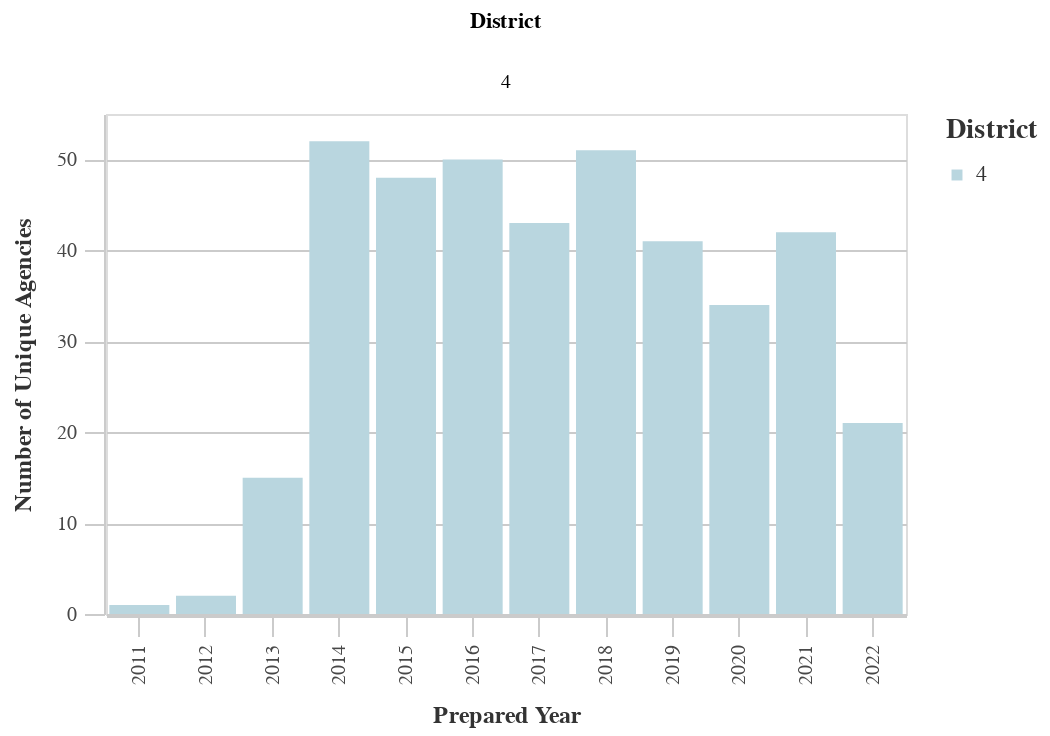

The code cell stored with this chart in its notebook:
### Code cell
#Unique Prefixes by Dist
dist_years_prefix = ((
        df
        >> group_by(_.prepared_y, _.dist)
        >> summarize(n=_.prefix.nunique())
        >> arrange(-_.prepared_y)
    ).rename(columns={'dist':'District', 'n':'Count'}))

chart11 = (alt.Chart(dist_years_prefix).mark_bar().encode(
        column='District:N',
        x=alt.X('prepared_y:O', title='Prepared Year'),
        y=alt.Y('Count:Q', title='Number of Unique Agencies'),
        color = alt.Color("District:N", 
                              scale=alt.Scale(
                                  range=altair_utils.CALITP_SEQUENTIAL_COLORS),  
                               legend=alt.Legend(title="District")
                              )
                              ))
chart11 = styleguide.preset_chart_config(chart11)
chart11 = _dla_utils.add_tooltip(chart11, 'prepared_y','Count')
    
display(HTML("<h4><strong>Number of Unique Prefix Codes by District</strong></h4>"))
display(chart11)

### Figure 1 — Vega-Lite specification as saved in the notebook (floating-point values rounded to 4 significant figures)
{"config": {"view": {"continuousWidth": 400, "continuousHeight": 300}, "axis": {"domainColor": "#cbcbcb", "grid": true, "gridColor": "#cbcbcb", "gridWidth": 1, "labelColor": "#474747", "labelFont": "Nunito Sans", "labelFontSize": 10, "labelPadding": 4, "tickColor": "#cbcbcb", "tickSize": 10, "titleColor": "#333", "titleFont": "Raleway", "titleFontSize": 12, "titlePadding": 10}, "axisBand": {"grid": false}, "background": "white", "font": "Raleway", "header": {"labelFont": "Nunito Sans", "titleFont": "Raleway"}, "legend": {"labelColor": "#333", "labelFont": "Nunito Sans", "labelFontSize": 11, "labelLimit": 0, "padding": 1, "symbolSize": 30, "symbolType": "square", "titleColor": "#333", "titleFont": "Raleway", "titleFontSize": 14, "titlePadding": 10}, "title": {"anchor": "middle", "font": "Raleway", "fontSize": 18, "fontWeight": 300, "offset": 20}}, "data": {"name": "data-989356d9094a6c6cdacdf80dea19492c"}, "mark": "bar", "encoding": {"color": {"field": "District", "legend": {"title": "District"}, "scale": {"range": ["#B9D6DF", "#8CBCCB", "#2EA8CE", "#136C97", "#0B405B"]}, "type": "nominal"}, "column": {"field": "District", "type": "nominal"}, "tooltip": [{"field": "prepared_y", "type": "quantitative"}, {"field": "Count", "type": "quantitative"}], "x": {"field": "prepared_y", "title": "Prepared Year", "type": "ordinal"}, "y": {"field": "Count", "title": "Number of Unique Agencies", "type": "quantitative"}}, "height": 250, "width": 400, "$schema": "https://vega.github.io/schema/vega-lite/v4.17.0.json", "datasets": {"data-989356d9094a6c6cdacdf80dea19492c": [{"prepared_y": 2022.0, "District": 4, "Count": 21}, {"prepared_y": 2021.0, "District": 4, "Count": 42}, {"prepared_y": 2020.0, "District": 4, "Count": 34}, {"prepared_y": 2019.0, "District": 4, "Count": 41}, {"prepared_y": 2018.0, "District": 4, "Count": 51}, {"prepared_y": 2017.0, "District": 4, "Count": 43}, {"prepared_y": 2016.0, "District": 4, "Count": 50}, {"prepared_y": 2015.0, "District": 4, "Count": 48}, {"prepared_y": 2014.0, "District": 4, "Count": 52}, {"prepared_y": 2013.0, "District": 4, "Count": 15}, {"prepared_y": 2012.0, "District": 4, "Count": 2}, {"prepared_y": 2011.0, "District": 4, "Count": 1}]}}
